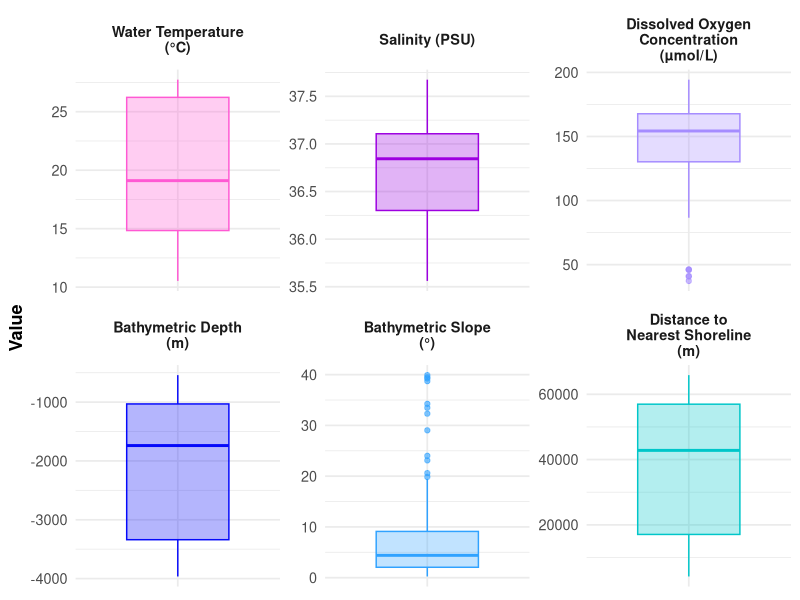
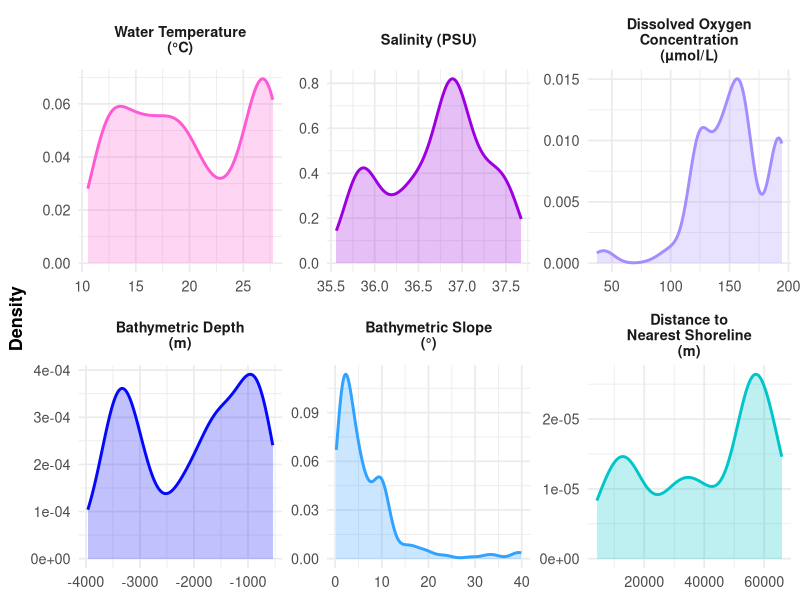

Write R code to recreate these figures, in order.
## ---- chunk 1
library(tidyverse)
library(ggridges) # for ridge plots
library(patchwork) # optional, for combining plots
library(knitr)
library(kableExtra) # optional but makes it prettier
## ---- chunk 2
# Import humpback detection data with calculations
hbk <- read_csv("data/GISCALC_HUWH_AroundSTX2025.csv")
## ---- chunk 3
# Vector of environmental variables to summarize for detections (*EXCLUDE glider depth because not really an environmental variable)
env_vars <- c(
  "Water_temperature_C",
  "Salinity_PSU",
  "Oxygen_concentration_µmol_L",
  "RASTERDEPTH_m",
  "RASTERSLOPE_deg",
  "NEAR_DIST"
  )
## ---- chunk 4
# Create summary table dataframe
env_summary <- hbk %>%
  select(all_of(env_vars)) %>%
  pivot_longer(
    cols = everything(),
    names_to  = "Variable",
    values_to = "Value"
  ) %>%
  group_by(Variable) %>%
  summarise(
    n     = sum(!is.na(Value)),
    Mean  = mean(Value, na.rm = TRUE),
    SD    = sd(Value, na.rm = TRUE),
    SEM   = SD / sqrt(n),
    Min   = min(Value, na.rm = TRUE),
    Q25   = quantile(Value, 0.25, na.rm = TRUE),
    Median= median(Value, na.rm = TRUE),
    Q75   = quantile(Value, 0.75, na.rm = TRUE),
    Max   = max(Value, na.rm = TRUE),
    .groups = "drop"
  ) %>%
  mutate(
    Variable = case_when(
      Variable == "Water_temperature_C" ~ "Water Temperature (°C)",
      Variable == "Salinity_PSU" ~ "Salinity (PSU)",
      Variable == "Oxygen_concentration_µmol_L" ~ "Dissolved Oxygen Concentration (µmol/L)",
      Variable == "RASTERDEPTH_m" ~ "Bathymetric Depth (m)",
      Variable == "RASTERSLOPE_deg" ~ "Bathymetric Slope (°)",
      Variable == "NEAR_DIST" ~ "Distance to Nearest Shoreline (m)",
      TRUE ~ Variable
    )
  )

# Reorder columns
env_summary <- env_summary %>%
  mutate(
    Variable = factor(
      Variable,
      levels = c(
        "Water Temperature (°C)",
        "Salinity (PSU)",
        "Dissolved Oxygen Concentration (µmol/L)",
        "Bathymetric Depth (m)",
        "Bathymetric Slope (°)",
        "Distance to Nearest Shoreline (m)"
      )
    )
  ) %>%
  arrange(Variable)
## ---- chunk 5
env_summary |>
  kable(format = "html", digits = 2) |>
  kable_styling(full_width = FALSE, bootstrap_options = c("striped", "hover"))
## ---- chunk 6
# Create custom color scheme for oceanographic variables
custom_colors <- c(
  Water_temperature_C = "#ff59d3",
  Salinity_PSU = "#9d00e0",
  Oxygen_concentration_µmol_L = "#a58cff",
  RASTERDEPTH_m = "#0509fa",
  RASTERSLOPE_deg = "#30a2ff",
  NEAR_DIST = "#00c6c9"
)
## ---- chunk 7
# Create vector of clean variable names
clean_var_names <- c(
  Water_temperature_C = "Water Temperature (°C)",
  Salinity_PSU = "Salinity (PSU)",
  Oxygen_concentration_µmol_L = "Dissolved Oxygen Concentration (µmol/L)",
  RASTERDEPTH_m = "Bathymetric Depth (m)",
  RASTERSLOPE_deg = "Bathymetric Slope (°)",
  NEAR_DIST = "Distance to Nearest Shoreline (m)"
)
## ---- chunk 8
# Pivot longer to create dataframe for plots
plot_data <- hbk %>%
  select(all_of(env_vars)) %>%
  pivot_longer(
    cols = everything(),
    names_to = "Variable",
    values_to = "Value"
  ) %>%
  mutate(               # set order of variables in plots
    Variable = factor(
      Variable,
      levels = c(
        "Water_temperature_C",
        "Salinity_PSU",
        "Oxygen_concentration_µmol_L",
        "RASTERDEPTH_m",
        "RASTERSLOPE_deg",
        "NEAR_DIST"
      )
    )
  )
## ---- chunk 9
# Create multipanel (faceted) box plot
box_plot <- ggplot(plot_data,
                       aes(x = Variable, y = Value, color = Variable, fill  = Variable)) +
  geom_boxplot(alpha = 0.3, width = 0.6, outlier.alpha = 0.6, outlier.size = 1.5) +
  facet_wrap(
    ~ Variable,
    scales = "free",
    ncol   = 3,
    labeller = labeller(Variable = function(x) stringr::str_wrap(clean_var_names[x], width = 18))
  ) +
  scale_color_manual(values = custom_colors) +
  scale_fill_manual(values  = custom_colors) +
  labs(
    title = NULL,
    x = NULL,
    y = "Value"
  ) +
  theme_minimal(base_size = 13) +
  theme(
    strip.text   = element_text(face = "bold"),
    axis.text.x  = element_blank(),
    axis.ticks.x = element_blank(),
    axis.title.y = element_text(face = "bold"),
    legend.position = "none"
  )
box_plot
## ---- chunk 10
# Create multipanel (faceted) density plot
density_plot <- ggplot(plot_data, 
                           aes(x = Value, color = Variable, fill = Variable)) +
  geom_density(linewidth = 1, alpha = 0.25) +
  facet_wrap(
    ~ Variable,
    scales = "free", ncol = 3,
    labeller = labeller(Variable = function(x) stringr::str_wrap(clean_var_names[x], width = 18))
  ) +
  scale_color_manual(values = custom_colors) +
  scale_fill_manual(values = custom_colors) +
  labs(
    title = NULL,
    x = NULL,
    y = "Density"
  ) +
  theme_minimal(base_size = 13) +
  theme(
    strip.text = element_text(face = "bold"),
    axis.title.y = element_text(face = "bold"),
    legend.position = "none"  # hides legend (each facet already labeled)
  )
density_plot
